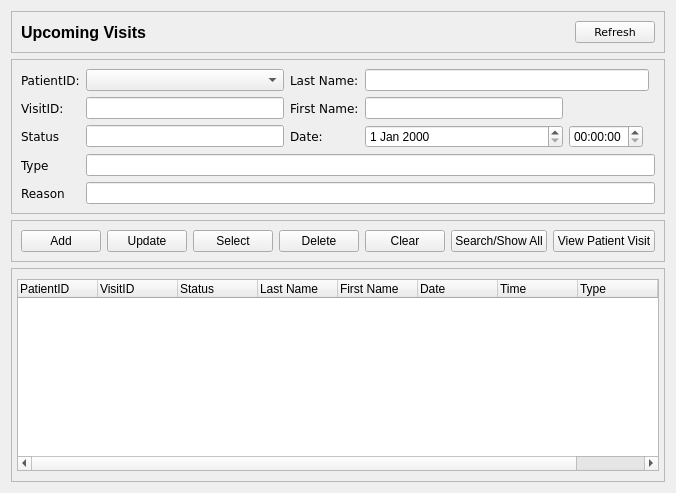
            <widget class="QWidget" name="page_3">
             <layout class="QGridLayout" name="gridLayout_21">
              <item row="3" column="0">
               <widget class="QFrame" name="visits_result_frame">
                <property name="frameShape">
                 <enum>QFrame::StyledPanel</enum>
                </property>
                <property name="frameShadow">
                 <enum>QFrame::Raised</enum>
                </property>
                <layout class="QGridLayout" name="gridLayout_19">
                 <property name="leftMargin">
                  <number>5</number>
                 </property>
                 <property name="topMargin">
                  <number>10</number>
                 </property>
                 <property name="rightMargin">
                  <number>5</number>
                 </property>
                 <property name="bottomMargin">
                  <number>10</number>
                 </property>
                 <item row="0" column="1">
                  <widget class="QTableWidget" name="visits_tableWidget">
                   <property name="focusPolicy">
                    <enum>Qt::NoFocus</enum>
                   </property>
                   <property name="layoutDirection">
                    <enum>Qt::LeftToRight</enum>
                   </property>
                   <property name="autoFillBackground">
                    <bool>false</bool>
                   </property>
                   <attribute name="horizontalHeaderMinimumSectionSize">
                    <number>50</number>
                   </attribute>
                   <attribute name="horizontalHeaderDefaultSectionSize">
                    <number>80</number>
                   </attribute>
                   <attribute name="horizontalHeaderShowSortIndicator" stdset="0">
                    <bool>false</bool>
                   </attribute>
                   <attribute name="horizontalHeaderStretchLastSection">
                    <bool>true</bool>
                   </attribute>
                   <attribute name="verticalHeaderVisible">
                    <bool>false</bool>
                   </attribute>
                   <column>
                    <property name="text">
                     <string>PatientID</string>
                    </property>
                    <property name="textAlignment">
                     <set>AlignLeading|AlignVCenter</set>
                    </property>
                   </column>
                   <column>
                    <property name="text">
                     <string>VisitID</string>
                    </property>
                    <property name="textAlignment">
                     <set>AlignLeading|AlignVCenter</set>
                    </property>
                   </column>
                   <column>
                    <property name="text">
                     <string>Status</string>
                    </property>
                    <property name="textAlignment">
                     <set>AlignLeading|AlignVCenter</set>
                    </property>
                   </column>
                   <column>
                    <property name="text">
                     <string>Last Name</string>
                    </property>
                    <property name="textAlignment">
                     <set>AlignLeading|AlignVCenter</set>
                    </property>
                   </column>
                   <column>
                    <property name="text">
                     <string>First Name</string>
                    </property>
                    <property name="textAlignment">
                     <set>AlignLeading|AlignVCenter</set>
                    </property>
                   </column>
                   <column>
                    <property name="text">
                     <string>Date</string>
                    </property>
                    <property name="textAlignment">
                     <set>AlignLeading|AlignVCenter</set>
                    </property>
                   </column>
                   <column>
                    <property name="text">
                     <string>Time</string>
                    </property>
                    <property name="textAlignment">
                     <set>AlignLeading|AlignVCenter</set>
                    </property>
                   </column>
                   <column>
                    <property name="text">
                     <string>Type</string>
                    </property>
                    <property name="textAlignment">
                     <set>AlignLeading|AlignVCenter</set>
                    </property>
                   </column>
                   <column>
                    <property name="text">
                     <string>Reason</string>
                    </property>
                    <property name="textAlignment">
                     <set>AlignLeading|AlignVCenter</set>
                    </property>
                   </column>
                  </widget>
                 </item>
                </layout>
               </widget>
              </item>
              <item row="2" column="0">
               <widget class="QFrame" name="visits_function_frame">
                <property name="frameShape">
                 <enum>QFrame::StyledPanel</enum>
                </property>
                <property name="frameShadow">
                 <enum>QFrame::Raised</enum>
                </property>
                <layout class="QGridLayout" name="gridLayout_20">
                 <item row="0" column="0">
                  <layout class="QHBoxLayout" name="horizontalLayout_2">
                   <item>
                    <widget class="QPushButton" name="add_btn_3">
                     <property name="text">
                      <string>Add</string>
                     </property>
                     <property name="icon">
                      <iconset>
                       <normaloff>icons/add.svg</normaloff>icons/add.svg</iconset>
                     </property>
                     <property name="iconSize">
                      <size>
                       <width>20</width>
                       <height>20</height>
                      </size>
                     </property>
                    </widget>
                   </item>
                   <item>
                    <widget class="QPushButton" name="update_btn_3">
                     <property name="text">
                      <string>Update</string>
                     </property>
                     <property name="icon">
                      <iconset>
                       <normaloff>icons/update.svg</normaloff>icons/update.svg</iconset>
                     </property>
                     <property name="iconSize">
                      <size>
                       <width>20</width>
                       <height>20</height>
                      </size>
                     </property>
                    </widget>
                   </item>
                   <item>
                    <widget class="QPushButton" name="select_btn_3">
                     <property name="text">
                      <string>Select</string>
                     </property>
                     <property name="icon">
                      <iconset>
                       <normaloff>icons/select.svg</normaloff>icons/select.svg</iconset>
                     </property>
                     <property name="iconSize">
                      <size>
                       <width>20</width>
                       <height>20</height>
                      </size>
                     </property>
                    </widget>
                   </item>
                   <item>
                    <widget class="QPushButton" name="delete_btn_3">
                     <property name="text">
                      <string>Delete</string>
                     </property>
                     <property name="icon">
                      <iconset>
                       <normaloff>icons/delete.svg</normaloff>icons/delete.svg</iconset>
                     </property>
                     <property name="iconSize">
                      <size>
                       <width>20</width>
                       <height>20</height>
                      </size>
                     </property>
                    </widget>
                   </item>
                   <item>
                    <widget class="QPushButton" name="clear_btn_3">
                     <property name="text">
                      <string>Clear</string>
                     </property>
                     <property name="icon">
                      <iconset>
                       <normaloff>icons/clear.svg</normaloff>icons/clear.svg</iconset>
                     </property>
                     <property name="iconSize">
                      <size>
                       <width>20</width>
                       <height>20</height>
                      </size>
                     </property>
                    </widget>
                   </item>
                   <item>
                    <widget class="QPushButton" name="search_btn_3">
                     <property name="text">
                      <string>Search/Show All</string>
                     </property>
                     <property name="icon">
                      <iconset resource="resource.qrc">
                       <normaloff>:/icon/icons/search.svg</normaloff>:/icon/icons/search.svg</iconset>
                     </property>
                    </widget>
                   </item>
                   <item>
                    <widget class="QPushButton" name="viewVisitsProfile_btn_3">
                     <property name="font">
                      <font>
                       <family>Segoe UI</family>
                      </font>
                     </property>
                     <property name="text">
                      <string>View Patient Visit</string>
                     </property>
                     <property name="icon">
                      <iconset resource="resource.qrc">
                       <normaloff>:/icon/icons/patient.svg</normaloff>:/icon/icons/patient.svg</iconset>
                     </property>
                    </widget>
                   </item>
                  </layout>
                 </item>
                </layout>
               </widget>
              </item>
              <item row="0" column="0">
               <widget class="QFrame" name="visitsTitle_frame">
                <property name="frameShape">
                 <enum>QFrame::StyledPanel</enum>
                </property>
                <property name="frameShadow">
                 <enum>QFrame::Raised</enum>
                </property>
                <layout class="QGridLayout" name="gridLayout_9">
                 <item row="0" column="0">
                  <widget class="QLabel" name="visits_label_1">
                   <property name="font">
                    <font>
                     <pointsize>12</pointsize>
                     <bold>true</bold>
                    </font>
                   </property>
                   <property name="text">
                    <string>Upcoming Visits</string>
                   </property>
                  </widget>
                 </item>
                 <item row="0" column="1">
                  <spacer name="horizontalSpacer">
                   <property name="orientation">
                    <enum>Qt::Horizontal</enum>
                   </property>
                   <property name="sizeHint" stdset="0">
                    <size>
                     <width>278</width>
                     <height>20</height>
                    </size>
                   </property>
                  </spacer>
                 </item>
                 <item row="0" column="2">
                  <widget class="QPushButton" name="visits_refresh_btn">
                   <property name="font">
                    <font>
                     <family>Verdana</family>
                     <pointsize>8</pointsize>
                    </font>
                   </property>
                   <property name="text">
                    <string>Refresh</string>
                   </property>
                   <property name="iconSize">
                    <size>
                     <width>20</width>
                     <height>20</height>
                    </size>
                   </property>
                  </widget>
                 </item>
                </layout>
               </widget>
              </item>
              <item row="1" column="0">
               <widget class="QFrame" name="visits_Info_frame">
                <property name="styleSheet">
                 <string notr="true"/>
                </property>
                <property name="frameShape">
                 <enum>QFrame::StyledPanel</enum>
                </property>
                <property name="frameShadow">
                 <enum>QFrame::Raised</enum>
                </property>
                <layout class="QGridLayout" name="gridLayout_14" rowstretch="0,0,0,0,0,0">
                 <property name="leftMargin">
                  <number>9</number>
                 </property>
                 <property name="topMargin">
                  <number>9</number>
                 </property>
                 <property name="rightMargin">
                  <number>9</number>
                 </property>
                 <property name="bottomMargin">
                  <number>9</number>
                 </property>
                 <property name="spacing">
                  <number>6</number>
                 </property>
                 <item row="3" column="5">
                  <widget class="QTimeEdit" name="visits_timeEdit_1"/>
                 </item>
                 <item row="4" column="2" colspan="6">
                  <widget class="QLineEdit" name="visitslineEdit_5"/>
                 </item>
                 <item row="3" column="2">
                  <widget class="QLineEdit" name="visitslineEdit_2"/>
                 </item>
                 <item row="2" column="2">
                  <widget class="QLineEdit" name="visitslineEdit_1"/>
                 </item>
                 <item row="5" column="0">
                  <widget class="QLabel" name="visitslabel_8">
                   <property name="font">
                    <font>
                     <family>Verdana</family>
                    </font>
                   </property>
                   <property name="text">
                    <string>Reason</string>
                   </property>
                  </widget>
                 </item>
                 <item row="0" column="0">
                  <widget class="QLabel" name="visitslabel_1">
                   <property name="font">
                    <font>
                     <family>Verdana</family>
                    </font>
                   </property>
                   <property name="text">
                    <string>PatientID:</string>
                   </property>
                  </widget>
                 </item>
                 <item row="0" column="2">
                  <widget class="QComboBox" name="visits_comboBox"/>
                 </item>
                 <item row="0" column="3">
                  <widget class="QLabel" name="visitslabel_4">
                   <property name="font">
                    <font>
                     <family>Verdana</family>
                    </font>
                   </property>
                   <property name="text">
                    <string>Last Name:</string>
                   </property>
                  </widget>
                 </item>
                 <item row="2" column="3">
                  <widget class="QLabel" name="visitslabel_5">
                   <property name="font">
                    <font>
                     <family>Verdana</family>
                    </font>
                   </property>
                   <property name="text">
                    <string>First Name:</string>
                   </property>
                  </widget>
                 </item>
                 <item row="4" column="0">
                  <widget class="QLabel" name="visitslabel_7">
                   <property name="font">
                    <font>
                     <family>Verdana</family>
                    </font>
                   </property>
                   <property name="text">
                    <string>Type</string>
                   </property>
                  </widget>
                 </item>
                 <item row="5" column="2" colspan="6">
                  <widget class="QLineEdit" name="visitslineEdit_6"/>
                 </item>
                 <item row="3" column="3">
                  <widget class="QLabel" name="visitslabel_6">
                   <property name="font">
                    <font>
                     <family>Verdana</family>
                    </font>
                   </property>
                   <property name="text">
                    <string>Date:</string>
                   </property>
                  </widget>
                 </item>
                 <item row="2" column="0">
                  <widget class="QLabel" name="visitslabel_2">
                   <property name="font">
                    <font>
                     <family>Verdana</family>
                    </font>
                   </property>
                   <property name="text">
                    <string>VisitID:</string>
                   </property>
                  </widget>
                 </item>
                 <item row="3" column="0">
                  <widget class="QLabel" name="visitslabel_3">
                   <property name="font">
                    <font>
                     <family>Verdana</family>
                    </font>
                   </property>
                   <property name="text">
                    <string>Status</string>
                   </property>
                  </widget>
                 </item>
                 <item row="3" column="4">
                  <widget class="QDateEdit" name="visits_dateEdit_1"/>
                 </item>
                 <item row="0" column="4" colspan="3">
                  <widget class="QLineEdit" name="visitslineEdit_3"/>
                 </item>
                 <item row="2" column="4">
                  <widget class="QLineEdit" name="visitslineEdit_4"/>
                 </item>
                </layout>
               </widget>
              </item>
             </layout>
            </widget>
